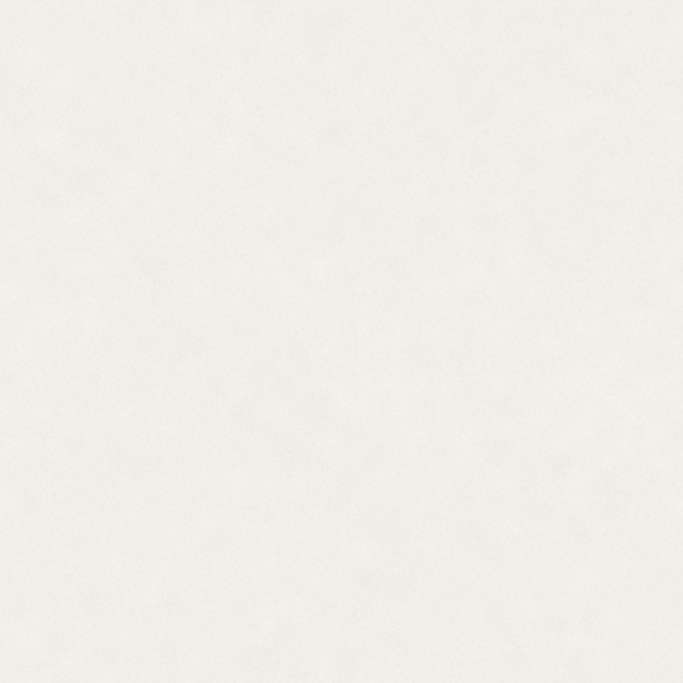
#> input picture app/v3/tex/bg_ground.jpg, 2048 x 2048 px, found by its file name (shown at 1/3 size)
$ python make_v4_tex.py
#> lines starting #> are read from the running program, lines starting #| are printed output that depends on the picture
# v4 textures: every v2 paper colour becomes a halftone print on newsprint; every background becomes light newsprint.
import numpy as np, cv2, shutil
N = 1024; rng = np.random.default_rng(3)
ground = cv2.imread('app/v3/tex/bg_ground.jpg')
#> ground is the input picture: shape (2048, 2048, 3); mean B, G, R 231.4, 238.4, 241.4
base = cv2.resize(ground, (N, N), interpolation=cv2.INTER_AREA).astype(np.float32)
for name in ['cream', 'kraft', 'navy', 'ink', 'yellow', 'blue', 'red', 'grid']:
    shutil.copy('app/v3/tex/bg_ground.jpg', f'app/v4/tex/bg_{name}.jpg')
cols = {'white': '#FBFAF6', 'cream': '#F1ECE0', 'red': '#E5402B', 'blue': '#0052D9', 'navy': '#1B2A4A', 'ink': '#151515', 'teal': '#1A8A70',
        'yellow': '#F2C230', 'kraft': '#C9A97E', 'grey': '#BDB8AE', 'green': '#2E9B57', 'pink': '#E9A795'}
p = 6.5; yy, xx = np.mgrid[0:N, 0:N].astype(np.float32)
u = (xx + yy) / np.sqrt(2) / p; v = (xx - yy) / np.sqrt(2) / p
d = np.sqrt((u - np.round(u)) ** 2 + (v - np.round(v)) ** 2)
paper = np.array([0xF6, 0xF8, 0xFB], np.float32)
for k, hx in cols.items():
    c = np.array([int(hx[5:7], 16), int(hx[3:5], 16), int(hx[1:3], 16)], np.float32)
    lum = (c @ np.array([.11, .59, .3])) / 255
    if k in ('white', 'cream'):  # light stocks: just paper with the faintest tint
        img = base * (c / 255) * 1.0 + 0
    else:
        cov = .52 if lum > .5 else .6  # dot coverage: round dots stay visible, like a light newspaper print
        r = np.sqrt(cov / np.pi) * 1.08
        ink = np.clip((r - d) * p * .9 + .5, 0, 1)[..., None]
        img = (base / 255 * paper) * (1 - ink) + c * ink
    cv2.imwrite(f'app/v4/tex/p_{k}.jpg', np.clip(img, 0, 255).astype(np.uint8), [cv2.IMWRITE_JPEG_QUALITY, 92])
#> this loop made 12 passes
#> pass 2, `img = base * (c / 255) * 1.0 + 0`:
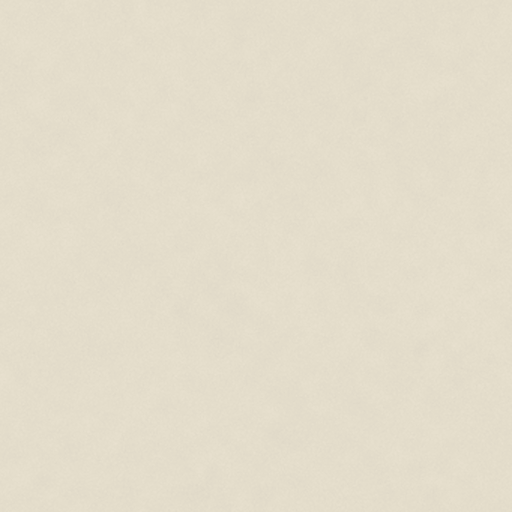
#> img: shape (1024, 1024, 3) float32 (shown at 1/2 size); mean B, G, R 204.7, 222.7, 226.4
#> after the loop:
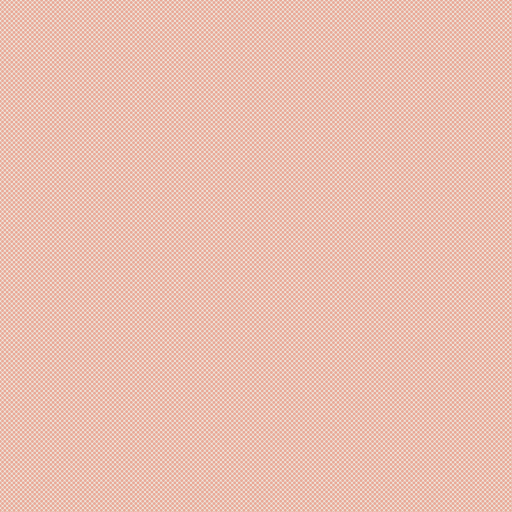
#> img: shape (1024, 1024, 3) float32 (shown at 1/2 size); mean B, G, R 177.6, 191.5, 237
shutil.copy('app/v3/tex/grain.jpg', 'app/v4/tex/grain.jpg'); shutil.copy('app/v3/tex/bg_ground.jpg', 'app/v4/tex/bg_ground.jpg')
print('ok')
